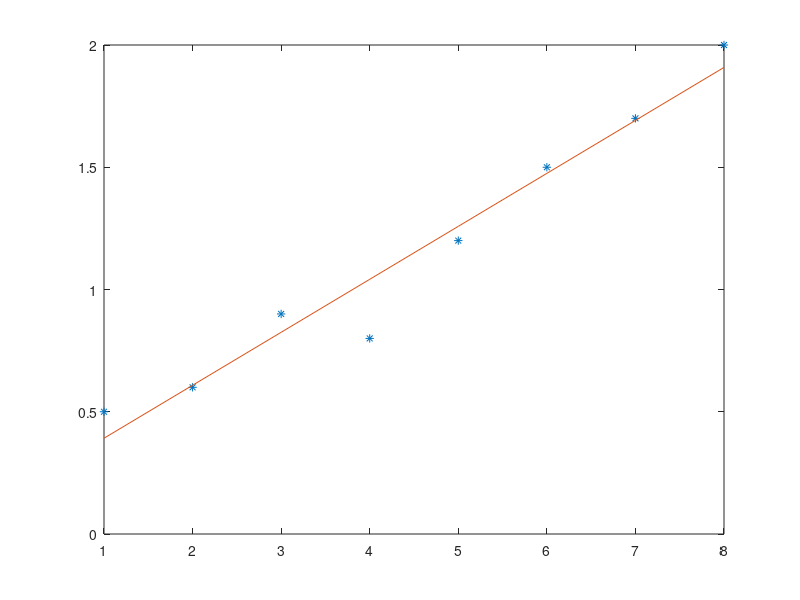

Reproduce this figure in MATLAB.
%Quadrados Minimos discreto
%Ex1a
x=[1 2 3 4 5 6 7 8];
f=[0.5 0.6 0.9 0.8 1.2 1.5 1.7 2.0];
n=2;
g0=@(x) 0*x+1;
g1=@(x) x;
g=[g1(x);g0(x)];


m=length(x);
%montar o sistema linear
for i=1:n
  for j=1:n
    a(i,j)=0;
    for k=1:m
      a(i,j)=a(i,j)+g(i,k)*g(j,k);
    endfor
  endfor
  b(i,1)=0;
  for k=1:m
    b(i,1)=b(i,1)+g(i,k)*f(k);
  endfor
end

%solucao sistema linear
%triangularizacao
for k=1:n-1
  for i=k+1:n
    m(i,k)=a(i,k)/a(k,k);
    a(i,k)=0;
    for j=k+1:n
      a(i,j)=a(i,j)-m(i,k)*a(k,j);
    end 
    b(i)=b(i)-m(i,k)*b(k);
  end 
end 

%substituicao
for i=n:-1:1
  soma=0;
  for j=i+1:n
    soma=soma+a(i,j)*c(j,1);
  endfor
   c(i,1)=(b(i,1)-soma)/a(i,i);
endfor
c1=c(1,1)
c2=c(2,1)

%combinacao linear
phi=0
for k=1:n
  phi=phi+c(k)*g(k,:);
end 
plot(x,f,'*', x,phi) 

